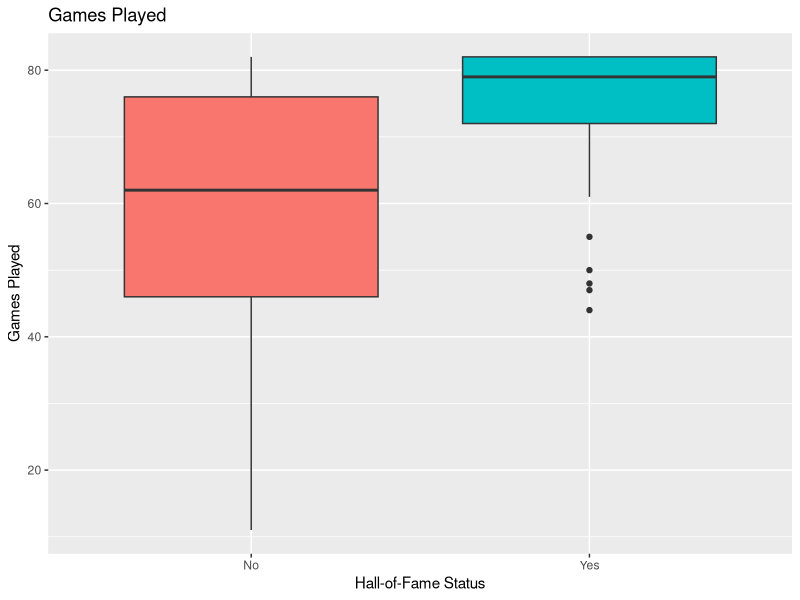
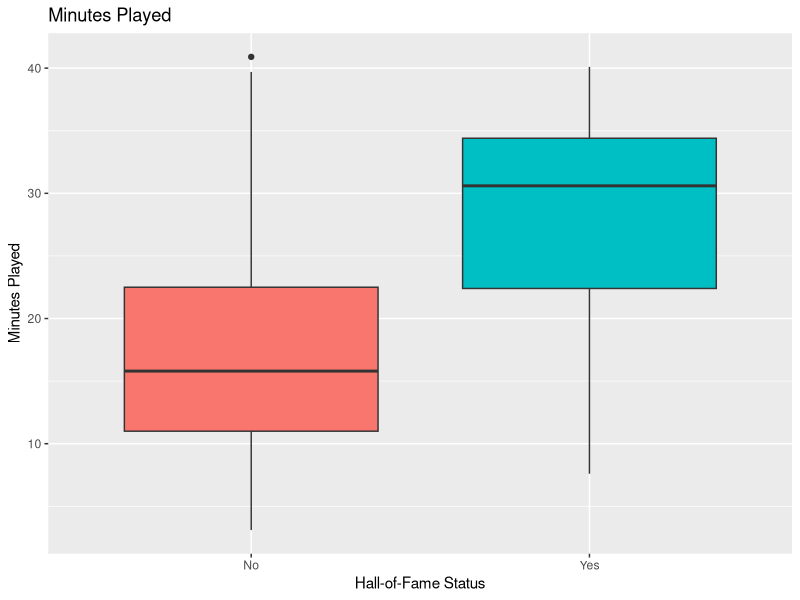
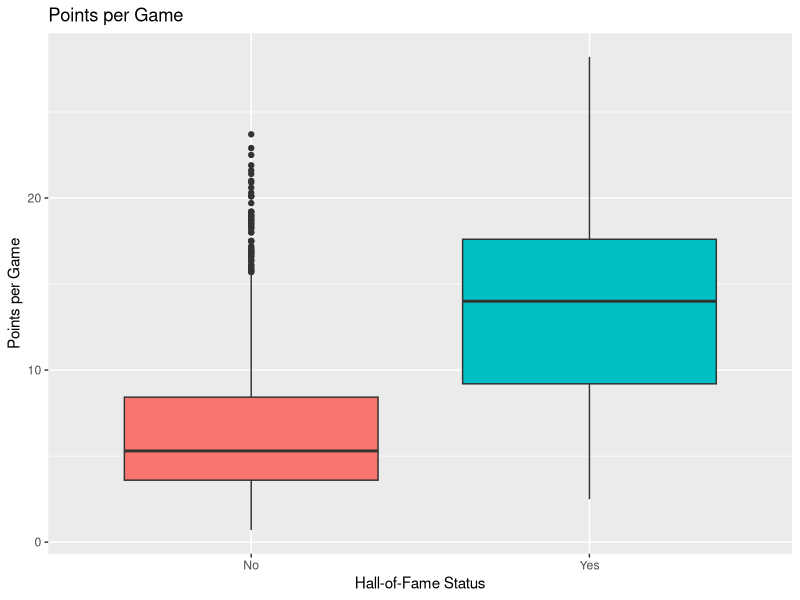
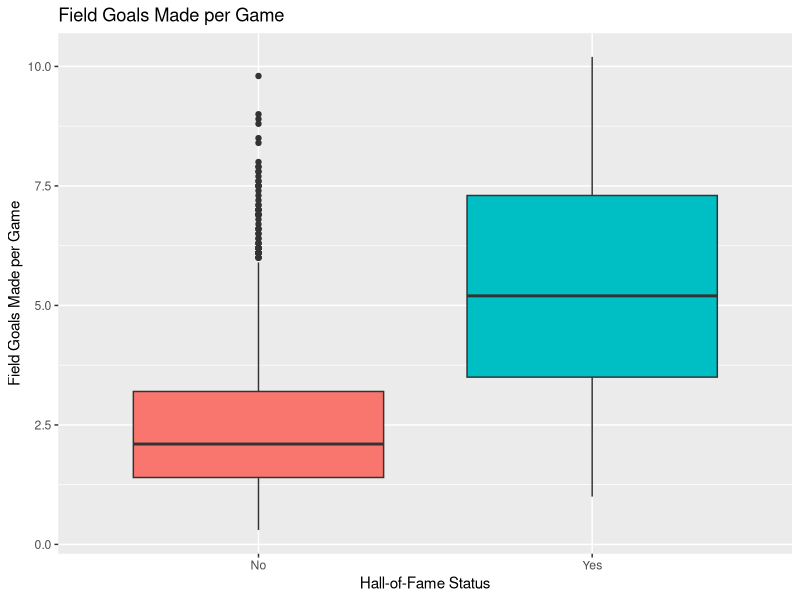
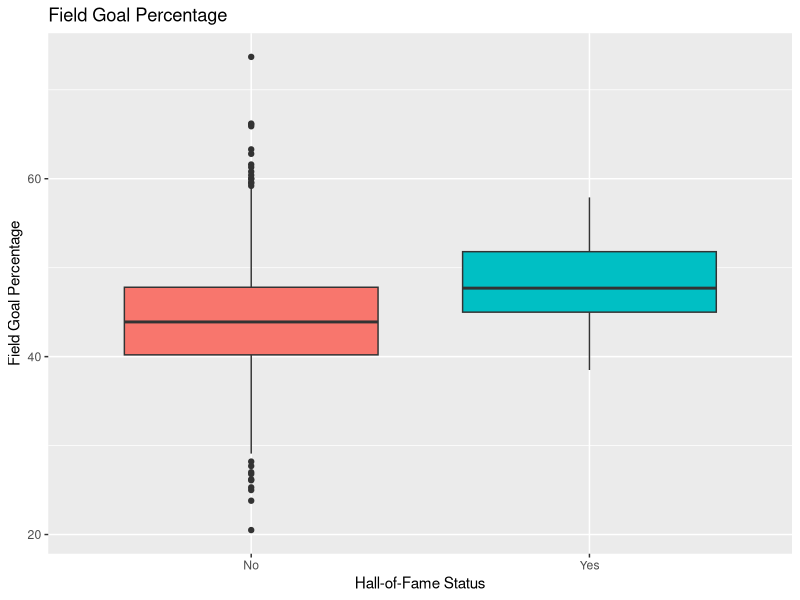
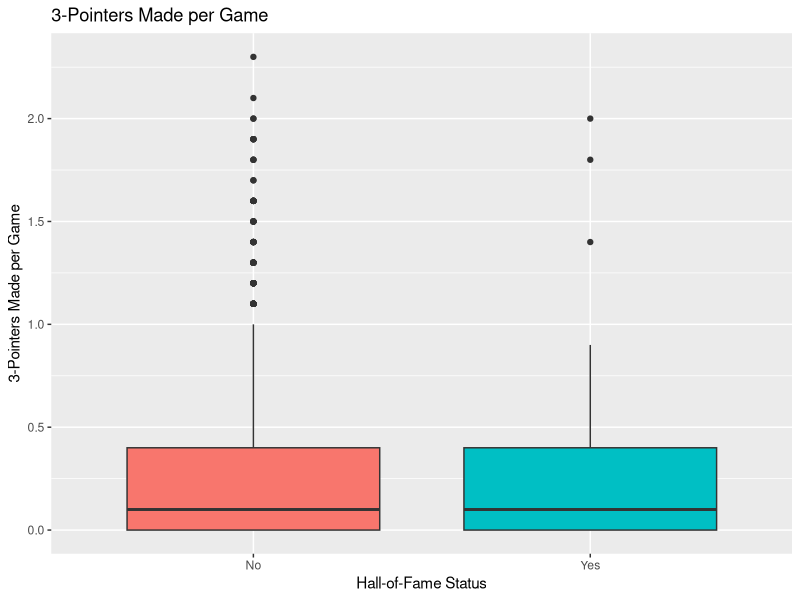
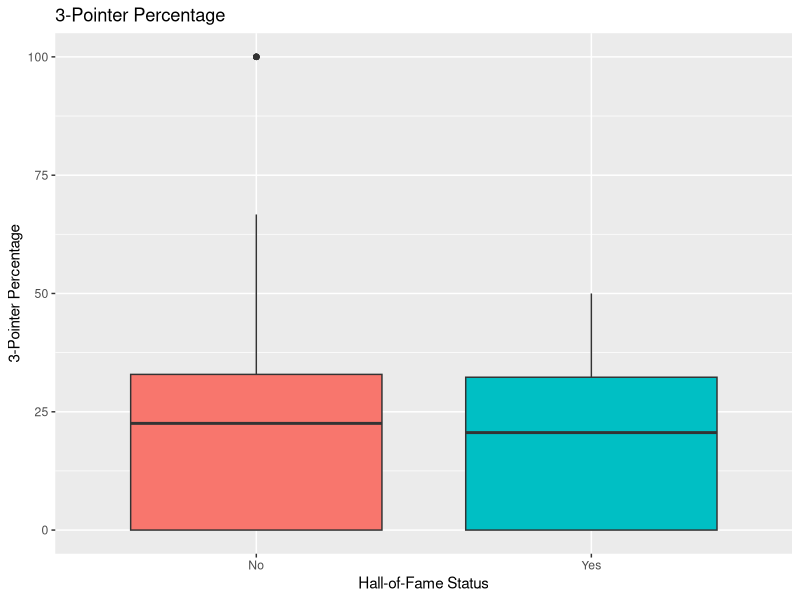
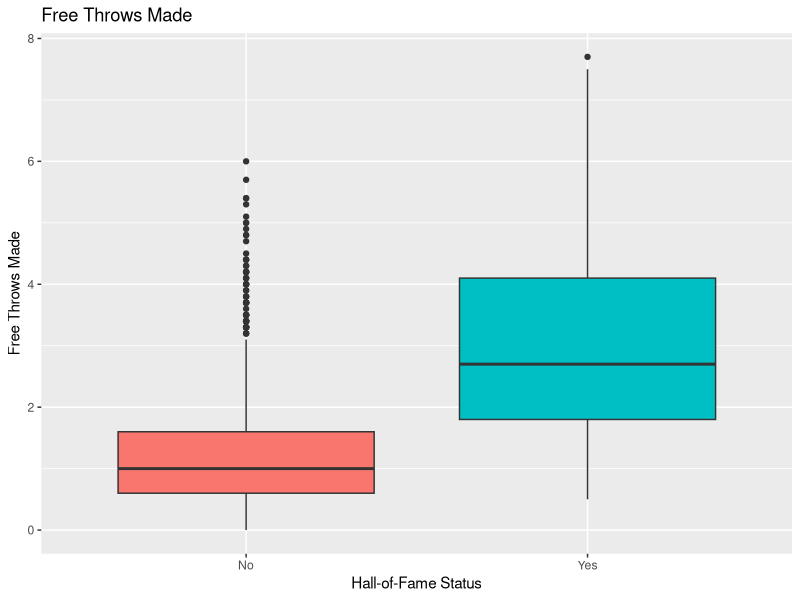

Reproduce these figures in R, in order.
library(tidyverse)
library(dplyr)
library(ggplot2)
library(gridExtra)

df<- read.csv('derived_data/clean.csv')
df$HOF <- as.factor(df$HOF)
levels(df$HOF) <- c("No", "Yes")
df <- df %>% rename("Games Played"="RGP") %>% rename("Minutes Played"="RMIN") %>%
              rename("Points per Game"="RPTS") %>% 
              rename("Field Goals Made per Game"="RFGM") %>% 
              rename("Field Goal Percentage"="RFG.") %>% 
              rename("3-Pointers Made per Game"="RX3P.Made") %>% 
              rename("3-Pointer Percentage"="RX3P.") %>% 
              rename("Free Throws Made"="RFTM") %>% 
              rename("Free Throw Percentage"="RFT.") %>% 
              rename("Rebounds per Game"="RREB") %>% 
              rename("Assists per Game"="RAST") %>% 
              rename("Steals per Game"="RSTL") %>% 
              rename("Blocks per Game"="RBLK") %>% 
              rename("Turnovers per Game"="RTOV") %>% 
              rename("Efficiency"="REFF")
variables <- c("Games Played", "Minutes Played", "Points per Game", 
               "Field Goals Made per Game", "Field Goal Percentage", 
               "3-Pointers Made per Game", "3-Pointer Percentage", 
               "Free Throws Made", "Free Throw Percentage", "Rebounds per Game",
               "Assists per Game", "Steals per Game", "Blocks per Game", 
               "Turnovers per Game", "Efficiency")
plots<-list()

for (var in variables) {
    plot_data <- data.frame(Category = df$HOF, Values = df[[var]])
    plot<-ggplot(plot_data, aes(x = Category, y = Values, fill = Category)) +
      geom_boxplot(show.legend = FALSE) +
      labs(title = paste(var),
           x = "Hall-of-Fame Status",
           y = var)
    plots[[var]] <- plot
}
plots

exposure<-grid.arrange(grobs=plots[1:2], ncol=2)
aggregate<-grid.arrange(grobs=c(plots[3], plots[10:11]), ncol=3)
aggregate2<-grid.arrange(grobs=plots[12:13], ncol=2)
efficiency<-grid.arrange(grobs=plots[15], ncol=1)
threept<-grid.arrange(grobs=c(plots[6:7]), ncol=2)

ggsave("figures/exposure.png",plot=exposure, height=4, width=8)
ggsave("figures/aggregate.png",plot=aggregate, height=4, width=8)
ggsave("figures/aggregate2.png",plot=aggregate2, height=4, width=8)
ggsave("figures/efficiency.png",plot=efficiency, height=4, width=8)
ggsave("figures/threept.png",plot=threept, height=4, width=8)


